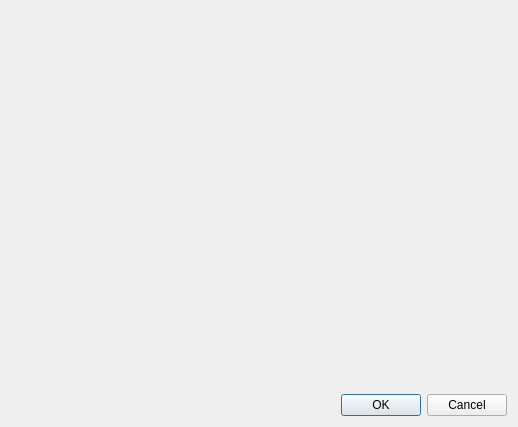
<?xml version="1.0" encoding="UTF-8"?>
<ui version="4.0">
 <class>Dialog</class>
 <widget class="QDialog" name="Dialog">
  <property name="geometry">
   <rect>
    <x>0</x>
    <y>0</y>
    <width>518</width>
    <height>427</height>
   </rect>
  </property>
  <property name="windowTitle">
   <string>Dialog</string>
  </property>
  <layout class="QVBoxLayout" name="verticalLayout">
   <item>
    <widget class="EditWidget" name="widget" native="true"/>
   </item>
   <item>
    <widget class="QDialogButtonBox" name="buttonBox">
     <property name="orientation">
      <enum>Qt::Horizontal</enum>
     </property>
     <property name="standardButtons">
      <set>QDialogButtonBox::Cancel|QDialogButtonBox::Ok</set>
     </property>
     <property name="centerButtons">
      <bool>false</bool>
     </property>
    </widget>
   </item>
  </layout>
 </widget>
 <customwidgets>
  <customwidget>
   <class>EditWidget</class>
   <extends>QWidget</extends>
   <header>gui/widgets.h</header>
   <container>1</container>
  </customwidget>
 </customwidgets>
 <resources/>
 <connections>
  <connection>
   <sender>buttonBox</sender>
   <signal>accepted()</signal>
   <receiver>Dialog</receiver>
   <slot>accept()</slot>
   <hints>
    <hint type="sourcelabel">
     <x>248</x>
     <y>254</y>
    </hint>
    <hint type="destinationlabel">
     <x>157</x>
     <y>274</y>
    </hint>
   </hints>
  </connection>
  <connection>
   <sender>buttonBox</sender>
   <signal>rejected()</signal>
   <receiver>Dialog</receiver>
   <slot>reject()</slot>
   <hints>
    <hint type="sourcelabel">
     <x>316</x>
     <y>260</y>
    </hint>
    <hint type="destinationlabel">
     <x>286</x>
     <y>274</y>
    </hint>
   </hints>
  </connection>
 </connections>
</ui>
